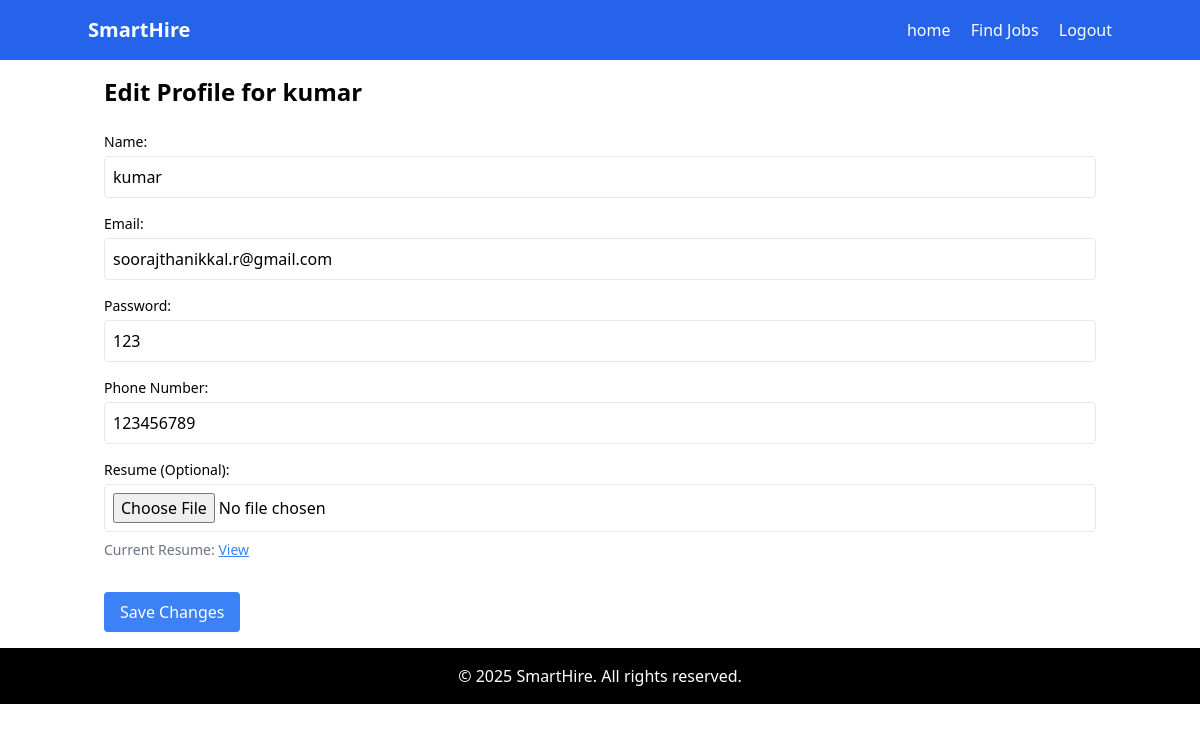
Page /jobseekereditprofile/ (signed in) on the committed database.
### job/models.py (models this page shows)
class JobseekerRegister(models.Model):
    name = models.CharField(max_length=50,null=True, blank=True)
    email = models.EmailField(max_length=50,null=True, blank=True ,unique=True)
    password = models.CharField(max_length=50,null=True, blank=True)
    phone_number = models.CharField(max_length=15, null=True, blank=True)

### job/views.py (the view, shortened to what this page needs)
# urls.py: path('jobseekereditprofile/',jobseekereditprofile,name='jobseekereditprofile'),
def jobseekereditprofile(request):
    if 'jobseeker_id' in request.session:
        jobseeker_id=request.session['jobseeker_id']
        user=JobseekerRegister.objects.get(id=jobseeker_id)
        resumedtls=Resumes.objects.get(jobseeker=user)
        return render(request, 'jobseekereditprofile.html', {'user':user, 'resumedtls':resumedtls})
    else:
        return redirect('jobseeker-login')

### job/templates/jobseekereditprofile.html (shortened to what this page needs)
<!DOCTYPE html>
<html lang="en">
<head>
    <link href="https://cdn.jsdelivr.net/npm/tailwindcss@2.2.19/dist/tailwind.min.css" rel="stylesheet">
</head>
<body class="bg-white text-black">
    <nav class="bg-blue-600 p-4">
        <div class="container mx-auto flex justify-between items-center">
            <a href="" class="text-white font-bold text-xl">SmartHire</a>
            <div>
                <a href="/jonseekindex/" class="text-white mr-4">home</a>
                <a href="/find-jobs" class="text-white mr-4">Find Jobs</a>
                <a href="/logout/" class="text-white">Logout</a>
            </div>
        </div>
    </nav>
    <div class="container mx-auto p-4">
        <h1 class="text-2xl font-bold">Edit Profile for {{ user.name }}</h1>
        <form method="POST" enctype="multipart/form-data" class="mt-6">
            <div class="mb-4">
                <label for="name" class="block text-sm font-medium">Name:</label>
                <input type="text" id="name" name="name" value="{{ user.name }}" required class="mt-1 p-2 border rounded w-full">
            </div>
            <div class="mb-4">
                <label for="email" class="block text-sm font-medium">Email:</label>
                <input type="email" id="email" name="email" value="{{ user.email }}" required class="mt-1 p-2 border rounded w-full">
            </div>
            <div class="mb-4">
                <label for="password" class="block text-sm font-medium">Password:</label>
                <input type="text" id="password" name="password" placeholder="Enter new password" value="{{ user.password }}"  class="mt-1 p-2 border rounded w-full">
            </div>
            <div class="mb-4">
                <label for="number" class="block text-sm font-medium">Phone Number:</label>
                <input type="text" id="number" name="number" value="{{ user.phone_number }}" required class="mt-1 p-2 border rounded w-full">
            </div>
            <div class="mb-4">
                <label for="resum" class="block text-sm font-medium">Resume (Optional):</label>
                <input type="file" id="resum" name="resum" class="mt-1 p-2 border rounded w-full">
                {% if resumedtls.resume_file %}
                    <p class="mt-2 text-sm text-gray-500">Current Resume: <a href="{{ resumedtls.resume_file.url }}" class="text-blue-500 underline">View</a></p>
                {% endif %}
            </div>
            <button type="submit" class="mt-4 bg-blue-500 text-white px-4 py-2 rounded">Save Changes</button>
        </form>
    </div>
    <footer class="bg-black text-white py-4 text-center">
        <p>&copy; 2025 SmartHire. All rights reserved.</p>
    </footer>
</body>
</html>

### rows in the picture
JobseekerRegister: name "kumar", email "soorajthanikkal.r@gmail.com", password "123", number "123456789"
